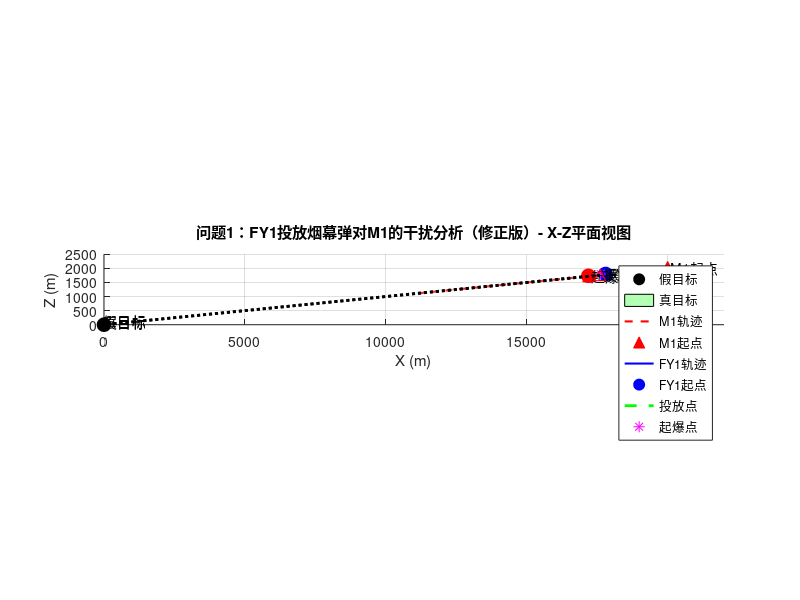

Reproduce this figure in MATLAB.
% 问题1：计算有效遮蔽时长（修正版）
% 使用导弹视线与烟幕球体相交判断，而非简单的距离判断

clc;
clear;
close all;

% --- 输入参数 ---
% 位置（米）
M1_initial_pos = [20000, 0, 2000];
FY1_initial_pos = [17800, 0, 1800];
fake_target_pos = [0, 0, 0];
true_target_pos = [0, 200, 0];
true_target_radius = 7;
true_target_height = 10;

% 速度（米/秒）
missile_speed = 300;
fy1_speed = 120;
smoke_sink_speed = 3;

% 时间（秒）
drop_time = 1.5;
detonation_delay = 3.6;
smoke_effective_duration = 20;

% 烟幕属性
smoke_radius = 10;

% 其他
g = 9.8; % 重力加速度 m/s^2

% --- 计算 ---

% 1. 导弹M1的运动轨迹（指向假目标）
missile_direction = (fake_target_pos - M1_initial_pos) / norm(fake_target_pos - M1_initial_pos);
missile_pos = @(t) M1_initial_pos + missile_direction * missile_speed * t;

% 2. 无人机FY1的运动轨迹（指向假目标，等高度飞行）
fy1_direction = (fake_target_pos - FY1_initial_pos);
fy1_direction(3) = 0; % 保持高度不变
fy1_direction = fy1_direction / norm(fy1_direction);
fy1_pos = @(t) FY1_initial_pos + fy1_direction * fy1_speed * t;

% 3. 烟幕弹投放点
drop_pos = fy1_pos(drop_time);
drop_velocity = fy1_direction * fy1_speed;

% 4. 烟幕弹起爆点（抛物线运动）
% 烟幕弹在投放时继承了无人机的速度，然后在重力作用下做抛物线运动
detonation_time = drop_time + detonation_delay;
fall_time = detonation_delay;

% 水平方向上，烟幕弹以无人机的速度做匀速直线运动
detonation_pos_x = drop_pos(1) + drop_velocity(1) * fall_time;
detonation_pos_y = drop_pos(2) + drop_velocity(2) * fall_time;

% 垂直方向上，烟幕弹做自由落体运动
detonation_pos_z = drop_pos(3) - 0.5 * g * fall_time^2;
detonation_pos = [detonation_pos_x, detonation_pos_y, detonation_pos_z];

% 5. 烟幕云团中心位置函数（考虑下沉）
smoke_center_pos = @(t) detonation_pos - [0, 0, smoke_sink_speed * (t - detonation_time)];

% 6. 视线与球体相交判断函数
function intersects = line_sphere_intersection(line_start, line_end, sphere_center, sphere_radius)
    % 计算直线与球体是否相交
    % line_start: 直线起点
    % line_end: 直线终点
    % sphere_center: 球心
    % sphere_radius: 球半径
    
    % 直线方向向量
    d = line_end - line_start;
    % 起点到球心的向量
    f = line_start - sphere_center;
    
    % 二次方程系数 at^2 + bt + c = 0
    a = dot(d, d);
    b = 2 * dot(f, d);
    c = dot(f, f) - sphere_radius^2;
    
    % 判别式
    discriminant = b^2 - 4*a*c;
    
    if discriminant < 0
        intersects = false; % 无交点
    else
        % 计算交点参数
        t1 = (-b - sqrt(discriminant)) / (2*a);
        t2 = (-b + sqrt(discriminant)) / (2*a);
        
        % 检查交点是否在线段范围内 [0, 1]
        intersects = (t1 >= 0 && t1 <= 1) || (t2 >= 0 && t2 <= 1) || (t1 < 0 && t2 > 1);
    end
end

% 7. 计算有效遮蔽时间
t_start_obscuration = -1;
t_end_obscuration = -1;

% 模拟时间从起爆开始到烟幕失效
time_step = 0.01;
for t = detonation_time : time_step : (detonation_time + smoke_effective_duration)
    
    % 当前时刻的导弹位置
    current_missile_pos = missile_pos(t);
    
    % 当前时刻烟幕云团中心位置
    current_smoke_center = smoke_center_pos(t);
    
    % 检查导弹视线是否与烟幕球体相交
    % 视线：从导弹当前位置指向真目标中心
    intersects = line_sphere_intersection(current_missile_pos, true_target_pos, current_smoke_center, smoke_radius);
    
    if intersects
        if t_start_obscuration == -1
            t_start_obscuration = t;
        end
        t_end_obscuration = t;
    end
end

% --- 输出结果 ---
if t_start_obscuration ~= -1
    effective_duration = t_end_obscuration - t_start_obscuration;
    fprintf('烟幕弹对M1的有效遮蔽开始时间: %.2f 秒\n', t_start_obscuration);
    fprintf('烟幕弹对M1的有效遮蔽结束时间: %.2f 秒\n', t_end_obscuration);
    fprintf('有效遮蔽总时长: %.2f 秒\n', effective_duration);
    
    % 输出关键位置信息
    fprintf('\n关键位置信息:\n');
    fprintf('烟幕弹投放点: (%.1f, %.1f, %.1f)\n', drop_pos(1), drop_pos(2), drop_pos(3));
    fprintf('烟幕弹起爆点: (%.1f, %.1f, %.1f)\n', detonation_pos(1), detonation_pos(2), detonation_pos(3));
    fprintf('起爆时刻: %.2f 秒\n', detonation_time);
else
    fprintf('在给定的参数下，烟幕弹未能有效遮蔽M1。\n');
end

% --- 可视化 (2D: X-Z平面) ---
figure;
hold on;
grid on;
axis equal;
xlabel('X (m)');
ylabel('Z (m)');
title('问题1：FY1投放烟幕弹对M1的干扰分析（修正版）- X-Z平面视图');

% 绘制目标
plot(fake_target_pos(1), fake_target_pos(3), 'ko', 'MarkerSize', 10, 'MarkerFaceColor', 'k');
text(fake_target_pos(1), fake_target_pos(3) + 100, '假目标', 'FontSize', 10);

% 绘制真目标（矩形表示圆柱体在X-Z平面的投影）
rectangle('Position', [true_target_pos(1)-true_target_radius, true_target_pos(3), 2*true_target_radius, true_target_height], 'FaceColor', 'g', 'FaceAlpha', 0.3);
text(true_target_pos(1), true_target_pos(3) + true_target_height + 50, '真目标', 'FontSize', 10);

% 绘制导弹轨迹
t_sim_end = detonation_time + smoke_effective_duration + 5;
t_points = 0:0.1:t_sim_end;
missile_traj = zeros(length(t_points), 3);
for i = 1:length(t_points)
    missile_traj(i, :) = missile_pos(t_points(i));
end
plot(missile_traj(:,1), missile_traj(:,3), 'r--', 'LineWidth', 1.5);
plot(M1_initial_pos(1), M1_initial_pos(3), 'r^', 'MarkerSize', 10, 'MarkerFaceColor', 'r');
text(M1_initial_pos(1), M1_initial_pos(3), ' M1起点');

% 绘制无人机轨迹
fy1_t_points = 0:0.1:drop_time;
fy1_traj = zeros(length(fy1_t_points), 3);
for i = 1:length(fy1_t_points)
    fy1_traj(i, :) = fy1_pos(fy1_t_points(i));
end
plot(fy1_traj(:,1), fy1_traj(:,3), 'b-', 'LineWidth', 1.5);
plot(FY1_initial_pos(1), FY1_initial_pos(3), 'bo', 'MarkerSize', 10, 'MarkerFaceColor', 'b');
text(FY1_initial_pos(1), FY1_initial_pos(3), ' FY1起点');

% 计算并绘制烟幕弹的平抛运动轨迹
t_trajectory = linspace(0, detonation_delay, 100);
trajectory_x = drop_pos(1) + drop_velocity(1) * t_trajectory;
trajectory_y = drop_pos(2) + drop_velocity(2) * t_trajectory;
trajectory_z = drop_pos(3) - 0.5 * g * t_trajectory.^2;
plot(trajectory_x, trajectory_z, 'g--', 'LineWidth', 2);

% 绘制投放点和起爆点
plot(drop_pos(1), drop_pos(3), 'm*', 'MarkerSize', 8);
text(drop_pos(1), drop_pos(3), ' 投放点');
plot(detonation_pos(1), detonation_pos(3), 'ro', 'MarkerSize', 10, 'MarkerFaceColor', 'r');
text(detonation_pos(1), detonation_pos(3), ' 起爆点');

% 绘制遮蔽期间的关键状态
if t_start_obscuration ~= -1
    % 绘制开始遮蔽时的状态
    t = t_start_obscuration;
    missile_at_start = missile_pos(t);
    smoke_center_at_start = smoke_center_pos(t);
    plot(missile_at_start(1), missile_at_start(3), 'r^', 'MarkerSize', 8);
    plot([missile_at_start(1), true_target_pos(1)], [missile_at_start(3), true_target_pos(3)], 'k:', 'LineWidth', 2);
    
    % 绘制烟幕圆形（球体在X-Z平面的投影）
    theta = 0:0.1:2*pi;
    smoke_x_start = smoke_center_at_start(1) + smoke_radius * cos(theta);
    smoke_z_start = smoke_center_at_start(3) + smoke_radius * sin(theta);
    fill(smoke_x_start, smoke_z_start, 'k', 'FaceAlpha', 0.3, 'EdgeColor', 'k');
    
    % 绘制结束遮蔽时的状态
    t = t_end_obscuration;
    missile_at_end = missile_pos(t);
    smoke_center_at_end = smoke_center_pos(t);
    plot(missile_at_end(1), missile_at_end(3), 'r^', 'MarkerSize', 8);
    plot([missile_at_end(1), true_target_pos(1)], [missile_at_end(3), true_target_pos(3)], 'k:', 'LineWidth', 2);
    smoke_x_end = smoke_center_at_end(1) + smoke_radius * cos(theta);
    smoke_z_end = smoke_center_at_end(3) + smoke_radius * sin(theta);
    fill(smoke_x_end, smoke_z_end, 'k', 'FaceAlpha', 0.3, 'EdgeColor', 'k');
end

legend('假目标', '真目标', 'M1轨迹', 'M1起点', 'FY1轨迹', 'FY1起点', '投放点', '起爆点', 'Location', 'northeast');

% 设置坐标轴范围
xlim([0, 22000]);
ylim([0, 2500]);

fprintf('\n可视化图表已生成，显示了导弹轨迹、无人机轨迹、烟幕位置和遮蔽效果。\n');